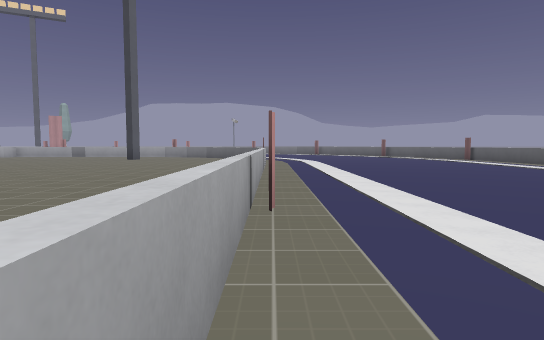
View 1 (above)

21 first-person views from a walk through a Godot game level. The camera is 1.2 m above the floor, tilts 4° down and sees 75° across. The floor is counted in squares, 2 m on a side. Each view is taken from the middle of a square. On the plan, view 1 faces up. The plan holds only what a view shows up to about 10 squares ahead; the rest is blank. The place goes on beyond the plan. Surface patterns are stand-ins for the level's own textures.

View 2
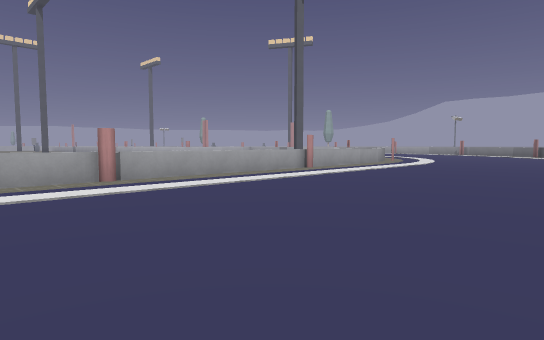

View 3
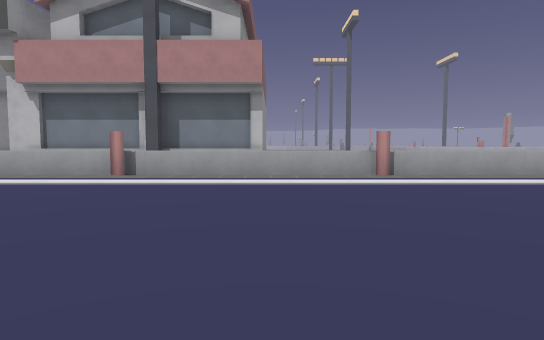

View 4
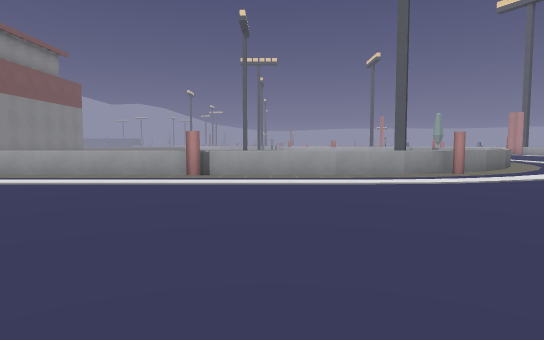

View 5
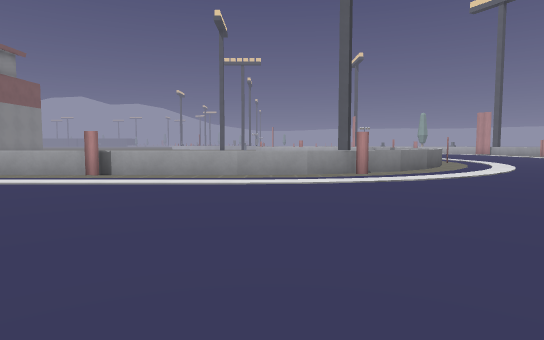

View 6
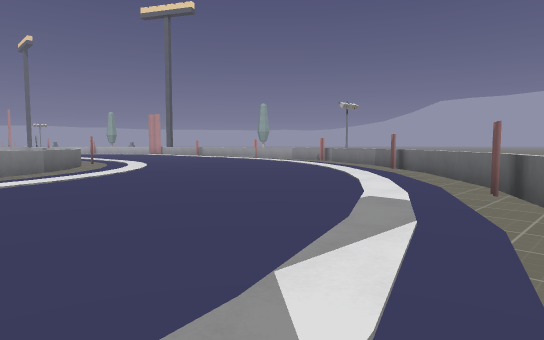

View 7
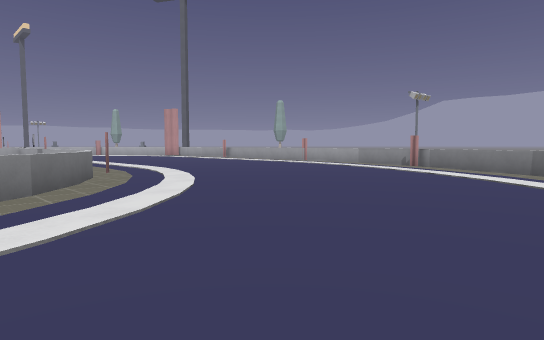

View 8
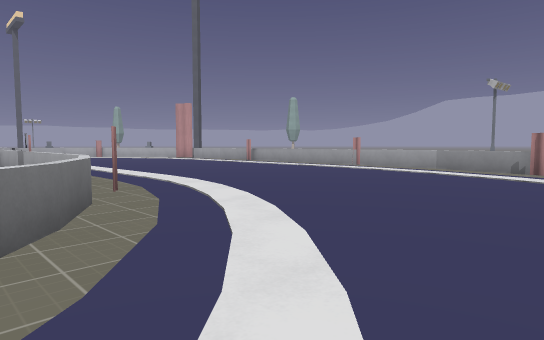

View 9
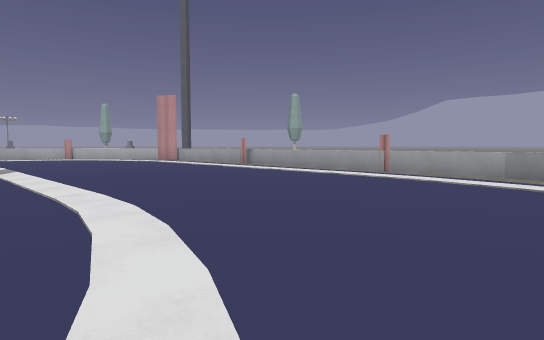

View 10
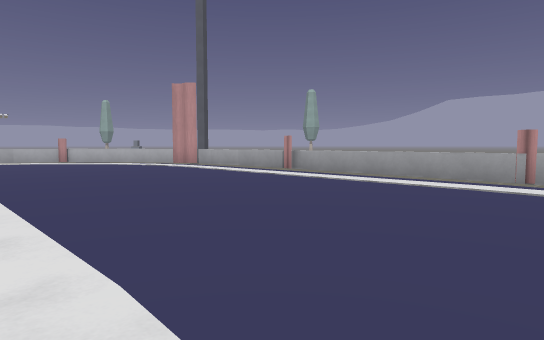

View 11
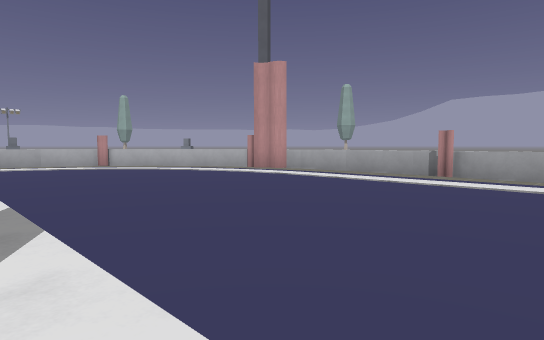

View 12
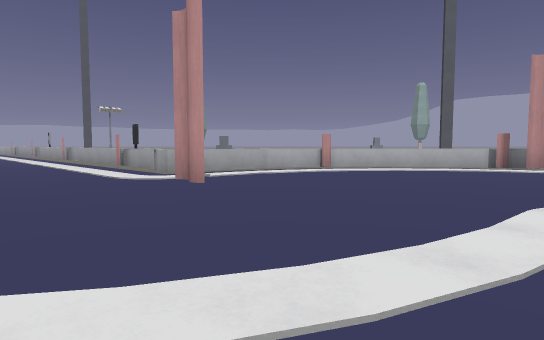

View 13
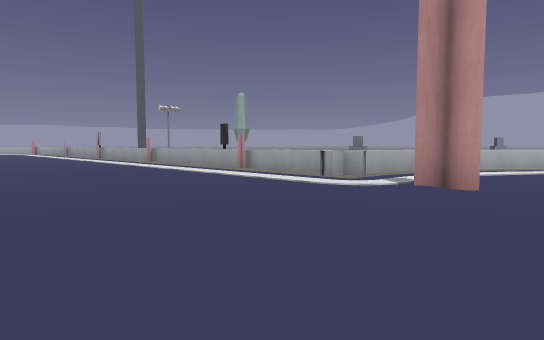

View 14
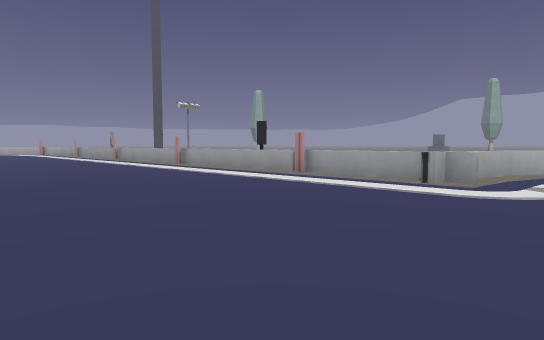

View 15
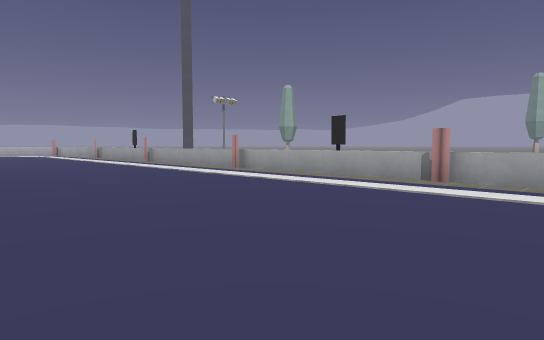

View 16
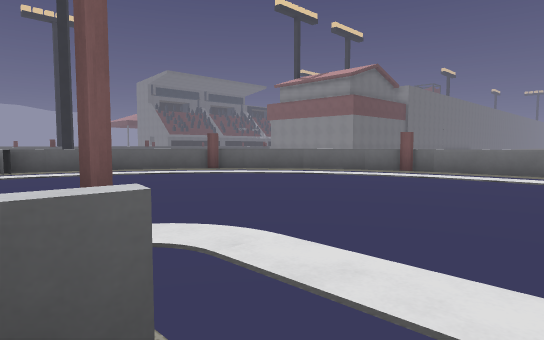

View 17
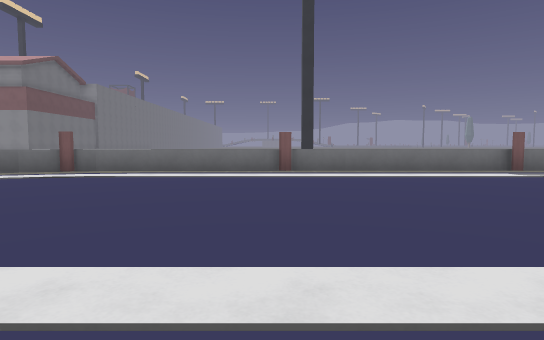

View 18
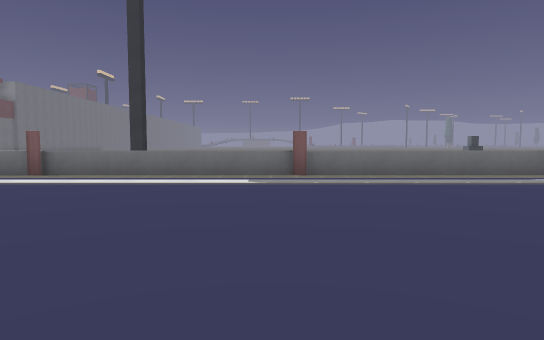

View 19
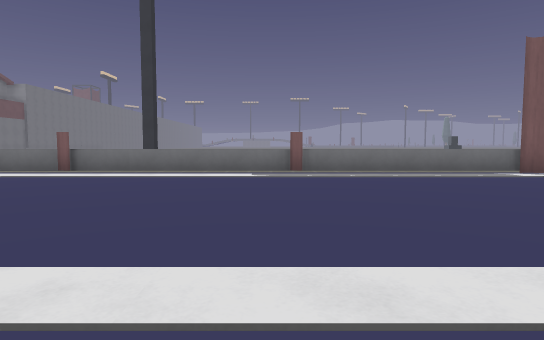

View 20
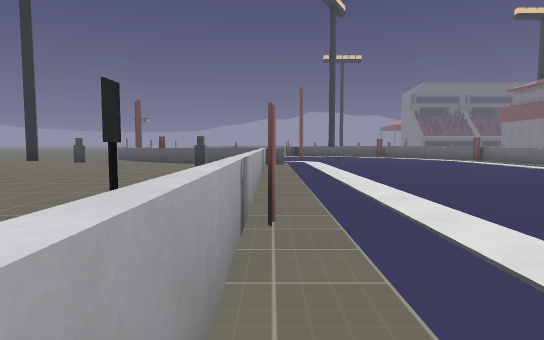

View 21
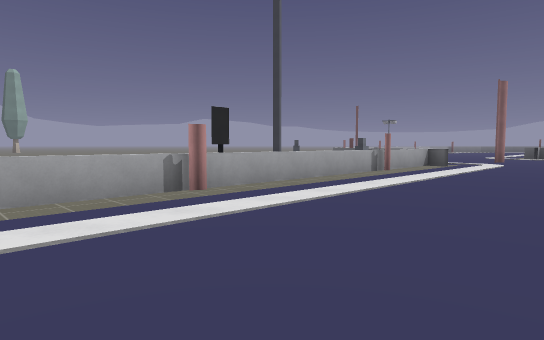

### Floor plan
Key: @ floor where view 1 was taken; # wall or solid block; . floor; = window, fence, low wall or low ledge; F flag.
Columns run from 32 left of view 1 to 7 right of it. Each row starts with its distance up from view 1.
 26               #==#=..=====#====#
 25         ...   =.#F.............==
 24       .....  =...................==
 23      ...... =......................=
 22    ........=........................=
 21    .......#=.........................=
 20  ==   ==.=.=..........................=
 19 ...=....#..=..........................=
 18 .............F.....=.=   ..............=
 17 ...................== =======..........
 16 ...................=         ==.........
 15 ...................=          =.........
 14 .................#=            =........
 13 .................=             =.......
 12 ................=              =........
 11 ...=....=#======               =.......
 10  == ====                 ......=........
  9                          .......=.......
  8                           .....=.......
  7                            ....=......
  6                            ....=......
  5                             ...=.......
  4                              ..=.......
  3                              ...#......
  2                                =.......
  1                                =........
  0                                =@......
 -1                                =......
 -2                                 #....
 -3                                 ...

Where each view was taken, in squares from view 1:
view 1: 0 up, 0 right, facing up
view 2: 1 up, 6 right, facing up-left
view 3: 1 up, 7 right, facing left
view 4: 10 up, 7 right, facing left
view 5: 12 up, 7 right, facing left
view 6: 14 up, 7 right, facing up-left
view 7: 15 up, 3 right, facing up-left
view 8: 16 up, 0 right, facing up-left
view 9: 18 up, 2 left, facing up-left
view 10: 19 up, 5 left, facing up-left
view 11: 19 up, 9 left, facing up-left
view 12: 15 up, 14 left, facing up-left
view 13: 13 up, 17 left, facing up-left
view 14: 13 up, 19 left, facing up-left
view 15: 13 up, 22 left, facing up-left
view 16: 19 up, 22 left, facing down-right
view 17: 19 up, 23 left, facing down
view 18: 18 up, 28 left, facing down
view 19: 19 up, 28 left, facing down
view 20: 19 up, 32 left, facing right
view 21: 15 up, 32 left, facing up-right
